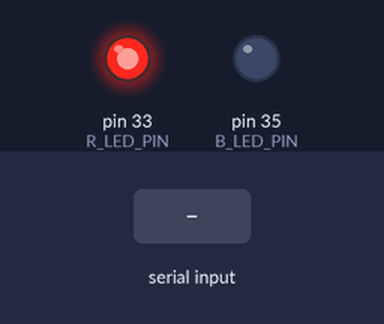
Bench run of a program on a simulated Teensy 4. Parts: output pins drawn as LEDs (lit = HIGH). The test bench sets the inputs (shaded band). No radio packets arrive unless stated; pins used as bus, display or sensor lines are not drawn; what the program prints to the serial monitor is not drawn.

Above: at 1.3 s.
1.4 s: "1}" received over Serial
At 1.48 s:
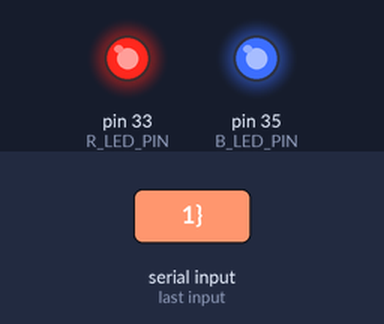
Timing chart, 0 to 4.4 s (numbered marks = the images above; inputs shaded):
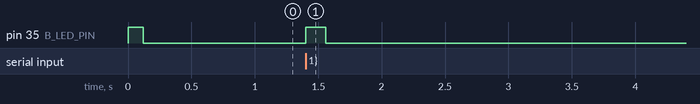

Measured:
- after the input at 1.4 s, pin 35 (B_LED_PIN): LOW → HIGH at once, → LOW 0.16 s later

The program:

main.cpp
```cpp
/**
 * The transmitter communicated over serial to the device using JSON messsages
 *
 * The messages follow this format
 *
 * {
 *    type: "log/send/confirmation",
 *    time: "00223344",
 *    message: ""
 * }
 */

#include <Arduino.h>
#include <SPI.h>
#include <RH_RF95.h>
#include <ArduinoJson.h>

//PIN Layout
//change
#define RFM95_CS 10
#define RFM95_RST 2
#define RFM95_INT 28

#define R_LED_PIN 33
#define B_LED_PIN 35
#define RF95_FREQ 434.0

String DEVICE_NAME = "ROBOT_TRANSMITTER";

//Instance of the radio driver
RH_RF95 rf95(RFM95_CS, RFM95_INT);

bool waitingForResponse = false;

void sendBootMessage() {
  StaticJsonDocument<200> bootMessage;
  bootMessage["type"] = "BOOT";
  bootMessage["name"] = DEVICE_NAME;

  String jsonStr;
  serializeJson(bootMessage, jsonStr);
  Serial.println(jsonStr);
}

void sendErrorMessage(String errorDescription) {
  StaticJsonDocument<200> errorMessage;
  errorMessage["name"] = DEVICE_NAME;
  errorMessage["type"] = "ERROR";
  errorMessage["description"] = errorDescription;

  String jsonStr;
  serializeJson(errorMessage, jsonStr);
  Serial.println(jsonStr);
}

void sendSuccessMessage() {
  StaticJsonDocument<200> successMessage;
  successMessage["type"] = "Success";

  String jsonStr;
  serializeJson(successMessage, jsonStr);
  Serial.println(jsonStr);
}

void setup() {
  // LED Setup
  pinMode(R_LED_PIN, OUTPUT);
  pinMode(B_LED_PIN, OUTPUT);

  digitalWrite(R_LED_PIN, HIGH);
  digitalWrite(B_LED_PIN, HIGH);

  pinMode(RFM95_RST, OUTPUT);

  digitalWrite(RFM95_RST, HIGH);

  //Waiting For Serial Communication
  while(!Serial);

  Serial.begin(9600);
  delay(100);

  //manual reset
  digitalWrite(RFM95_RST, LOW);
  delay(10);
  digitalWrite(RFM95_RST, HIGH);
  delay(10);

  //Checking if successful initilization of radio
  bool initFailedSent = false;
  while(!rf95.init()) {
    if(!initFailedSent) {
      sendErrorMessage("LoRa Radio failed to initialize!");
      initFailedSent = true;
    }
  }

  //checking frequency set
  if(! rf95.setFrequency(RF95_FREQ)) {
    sendErrorMessage("Failed to set frequency!");
    while(1);
  }

  rf95.setTxPower(23, false);

  sendBootMessage();
  digitalWrite(B_LED_PIN, LOW);
  delay(20);
}


int16_t packetnum = 0;  // packet counter, we increment per xmission

bool sendMessage(String message) {
  const char* radioPacket = message.c_str();
  int packetLength = strlen(radioPacket);


  // char radiopacket[20] = "Hello World #      ";
  // itoa(packetnum++, radiopacket+13, 10);

  // radiopacket[19] = 0;

  delay(10);

  rf95.send((uint8_t *)radioPacket, packetLength);

  // Serial.println("Waiting for packet to complete...");
  delay(10);
  rf95.waitPacketSent();
  sendSuccessMessage();
  return true;
}

bool waitForResponse() {
  if (rf95.available())
  {
    // Should be a message for us now
    uint8_t buf[RH_RF95_MAX_MESSAGE_LEN];
    uint8_t len = sizeof(buf);

    if (rf95.recv(buf, &len))
    {
      // digitalWrite(LED, HIGH);
      RH_RF95::printBuffer("Received: ", buf, len);
      Serial.print("Got: ");
      Serial.println((char*)buf);
       Serial.print("RSSI: ");
      Serial.println(rf95.lastRssi(), DEC);
    }
    else
    {
      Serial.println("Receive failed");
    }
  }
  return true;
}

void loop() {
  // digitalWrite(B_LED_PIN, HIGH);
  // digitalWrite(R_LED_PIN, HIGH);

  // Serial.println("Sending to rf95_server");
  // sendMessage();


  // waitForResponse();

  if(Serial.available())
  {
    digitalWrite(B_LED_PIN, HIGH);
    String message = Serial.readStringUntil('}') + "}";
    sendMessage(message);
    Serial.clear();
    delay(80);
    digitalWrite(B_LED_PIN, LOW);
  }
}


// void setup() {
//   // LED Setup
//   pinMode(R_LED_PIN, OUTPUT);
//   pinMode(B_LED_PIN, OUTPUT);

//   digitalWrite(R_LED_PIN, HIGH);
//   digitalWrite(B_LED_PIN, HIGH);

//   pinMode(RFM95_RST, OUTPUT);

//   digitalWrite(RFM95_RST, HIGH);

//   //Waiting For Serial Communication
//   while(!Serial);

//   Serial.begin(9600);
//   delay(100);

//   Serial.println("Radio Tx Booting...");

//   //manual reset
//   digitalWrite(RFM95_RST, LOW);
//   delay(10);
//   digitalWrite(RFM95_RST, HIGH);
//   delay(10);

//   while(!rf95.init()) {
//     Serial.println("LoRa radio failed to Initalize!");
//   }

//   Serial.print("LoRa Radio Initalized");

//   if(! rf95.setFrequency(RF95_FREQ)) {
//     Serial.println("FAILED TO SET FREQUENCY!");
//     while(1);
//   }

//   Serial.print("Set Frequency to");
//   Serial.println(RF95_FREQ);
//   rf95.setTxPower(23, false);

//     digitalWrite(B_LED_PIN, LOW);

// }

// int16_t packetnum = 0;  // packet counter, we increment per xmission

// bool sendMessage() {
//   char radiopacket[20] = "Hello World #      ";
//   itoa(packetnum++, radiopacket+13, 10);
//   Serial.print("Sending "); Serial.println(radiopacket);
//   radiopacket[19] = 0;

//   Serial.println("Sending..."); delay(10);
//   rf95.send((uint8_t *)radiopacket, 20);

//   Serial.println("Waiting for packet to complete..."); delay(10);
//   rf95.waitPacketSent();
//   return true;
// }

// bool waitForResponse() {
//   if (rf95.available())
//   {
//     // Should be a message for us now
//     uint8_t buf[RH_RF95_MAX_MESSAGE_LEN];
//     uint8_t len = sizeof(buf);

//     if (rf95.recv(buf, &len))
//     {
//       // digitalWrite(LED, HIGH);
//       RH_RF95::printBuffer("Received: ", buf, len);
//       Serial.print("Got: ");
//       Serial.println((char*)buf);
//        Serial.print("RSSI: ");
//       Serial.println(rf95.lastRssi(), DEC);
//     }
//     else
//     {
//       Serial.println("Receive failed");
//     }
//   }
//   return true;
// }

// void loop() {
//   digitalWrite(B_LED_PIN, LOW);


//   Serial.println("Sending to rf95_server");
//   sendMessage();

//   waitForResponse();
//   delay(500);
//   delay(500);
// }
```
